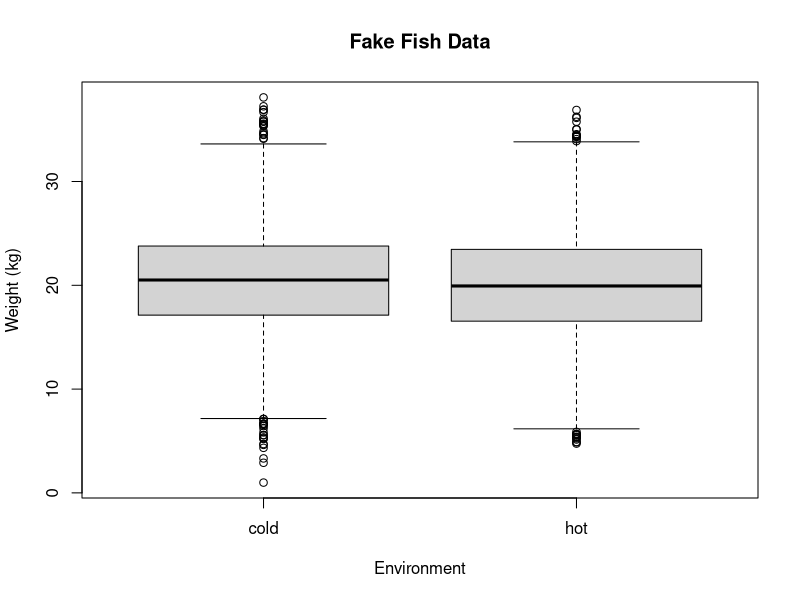
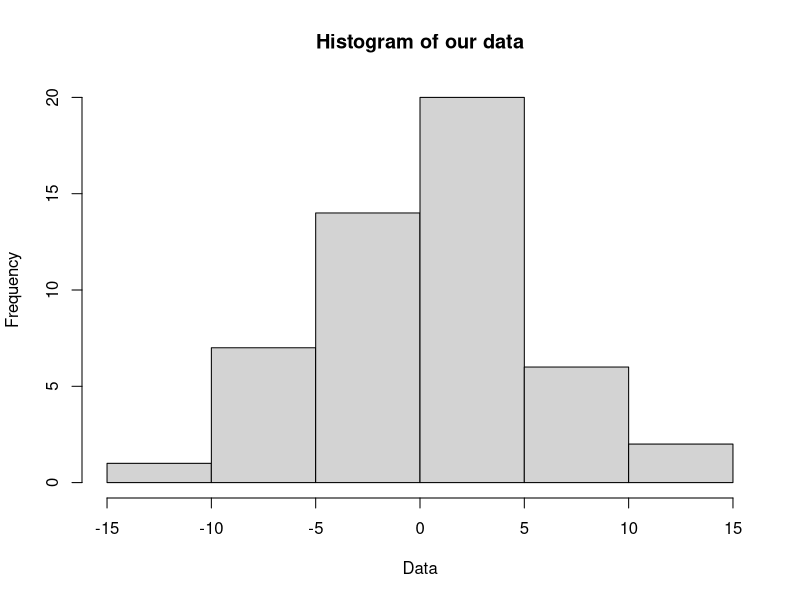
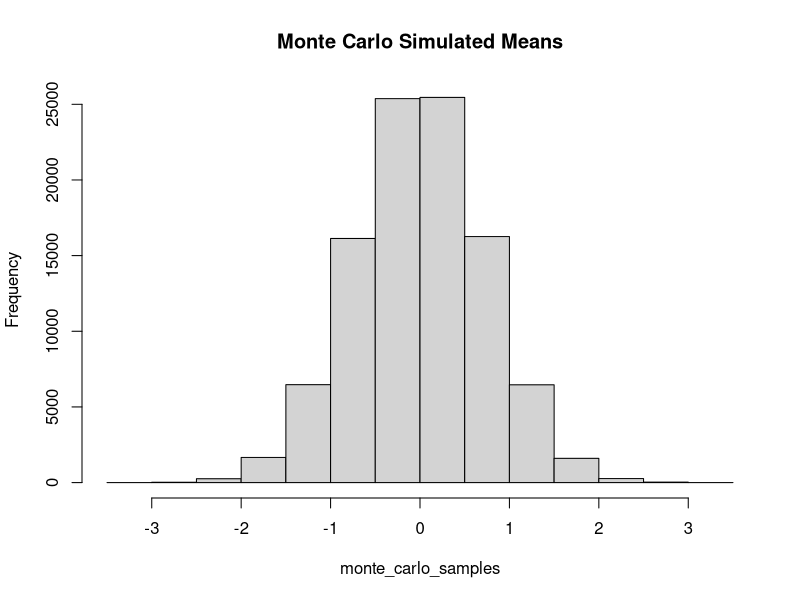
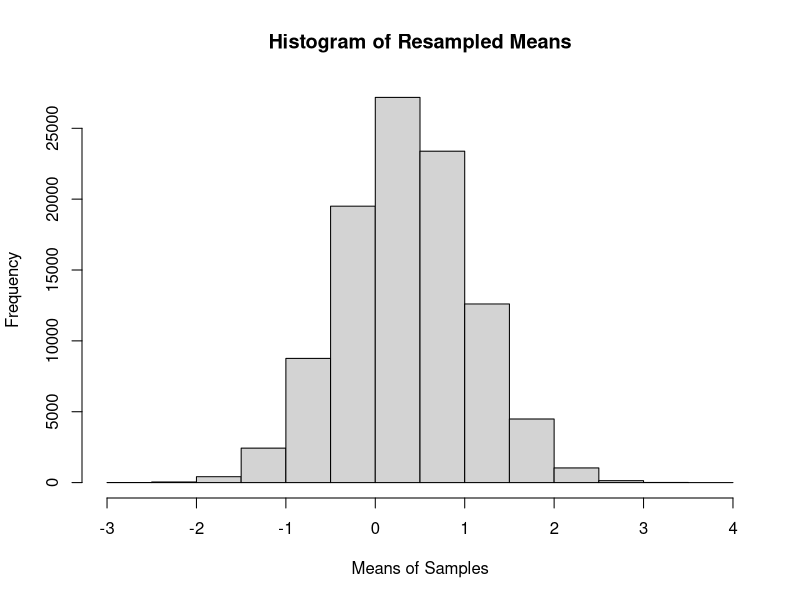
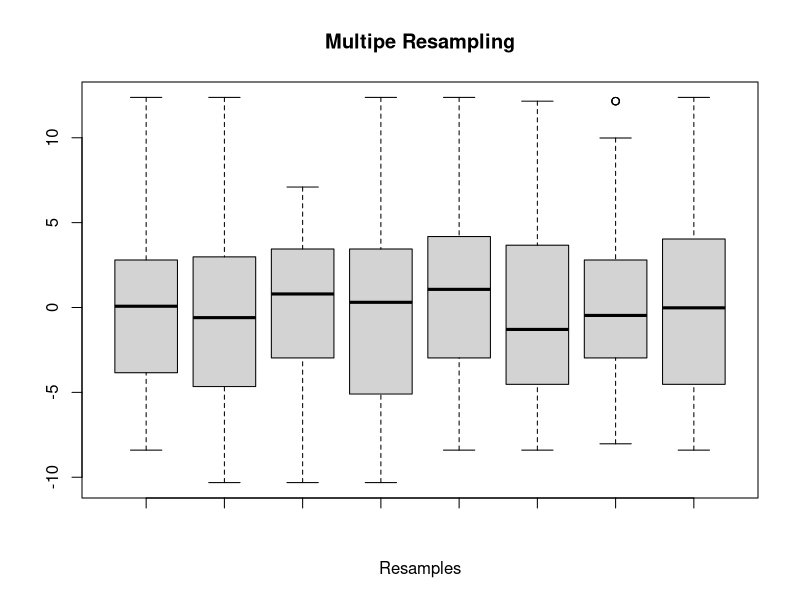

These figures' R source, in order: (Note: this script raises an error after producing the figures.)
# BEACONToolkit Chapter 2: Analysis
# By: Luis Zaman 
# 8/6/12 

######## Fake fish data for what p-values aren't ########
cold_fish = rnorm(5000, mean=20.5, sd=5)
hot_fish = rnorm(5000, mean=20, sd=5)
data_frame <- data.frame(weight=c(hot_fish,cold_fish), environment=c(rep("hot", 5000), rep("cold", 5000)))
boxplot(weight ~ environment, data=data_frame, xlab="Environment", ylab="Weight (kg)", main="Fake Fish Data")
t.test(cold_fish,hot_fish)


######## Fake data for what p-values are ########
cold_effect = rnorm(50, mean=1.0, sd=5)
hist(cold_effect, main="Histogram of our data", xlab="Data")


######## Monte Carlo for P-Value ########
#now instead of just looking at them, lets see how many of them have means below 0
num_samples <- 100000


monte_carlo_samples <- replicate(num_samples, mean(rnorm(length(cold_effect), mean=0, sd=sd(cold_effect))))
hist(monte_carlo_samples, main="Monte Carlo Simulated Means")

p_val <- length(monte_carlo_samples[monte_carlo_samples>= mean(cold_effect)])/length(monte_carlo_samples)
print(paste("p-value = ", p_val))

#this performs a one tail t-test, assuming we expect the effect to be above 0 (our null hypothesis)
t.test(cold_effect, alternative="greater")



######## Bootstrap for 95% confidence intervals ########

#first get the sampling distribution of means
sample_means <- replicate(num_samples, mean(sample(cold_effect, size=length(cold_effect), replace=T)))
hist(sample_means, xlab="Means of Samples", main="Histogram of Resampled Means")


#sample with replacement the same number of times as the length of our dataset
#plot a few of these to show that you get variation based on the empirical distribution
boxplot(sample(cold_effect, size=length(cold_effect), replace=T),sample(cold_effect, size=length(cold_effect), replace=T),sample(cold_effect, size=length(cold_effect), replace=T),sample(cold_effect, size=length(cold_effect), replace=T),sample(cold_effect, size=length(cold_effect), replace=T),sample(cold_effect, size=length(cold_effect), replace=T),sample(cold_effect, size=length(cold_effect), replace=T),sample(cold_effect, size=length(cold_effect), replace=T), xlab="Resamples", main="Multipe Resampling")

#use sd of sample mean distribution to calculate 95% confidence intervals
c(mean(cold_effect) - 2 * sd(sample_means), mean(cold_effect) + 2 * sd(sample_means))

#compare this to the t-test confidence intervals
t.test(cold_effect)



######## Other Analysis in R ########
setwd("~/BEACONToolkit/analysis/data")
parasite_data <- read.csv("parasite_data.csv")

plot(ShannonDiversity ~ as.factor(Virulence), data=parasite_data)

no_parasites <- parasite_data[is.na(parasite_data$Virulence), ]
normal_parasites <-  parasite_data[na.omit(parasite_data$Virulence == 0.8), ]

boxplot(no_parasites$ShannonDiversity, normal_parasites$ShannonDiversity, ylab="Shannon Diversity", xlab="W and W.O. Parasites", main="Normal Parasite Runs (0.8 Virulence)")

mean(no_parasites$ShannonDiversity)
mean(normal_parasites$ShannonDiversity)

sem <- function(values) {sd(values)/sqrt(length(values))}
sem(normal_parasites$ShannonDiversity)

qt(c(0.025, 0.975), df=length(normal_parasites$ShannonDiversity))

c( mean(normal_parasites$ShannonDiversity) -2.008559*sem(normal_parasites$ShannonDiversity),  
   mean(normal_parasites$ShannonDiversity) + 2.008559*sem(normal_parasites$ShannonDiversity))

t.test(no_parasites$ShannonDiversity, normal_parasites$ShannonDiversity, conf.int=T)


wilcox.test(no_parasites$ShannonDiversity, normal_parasites$ShannonDiversity, conf.int=T)



